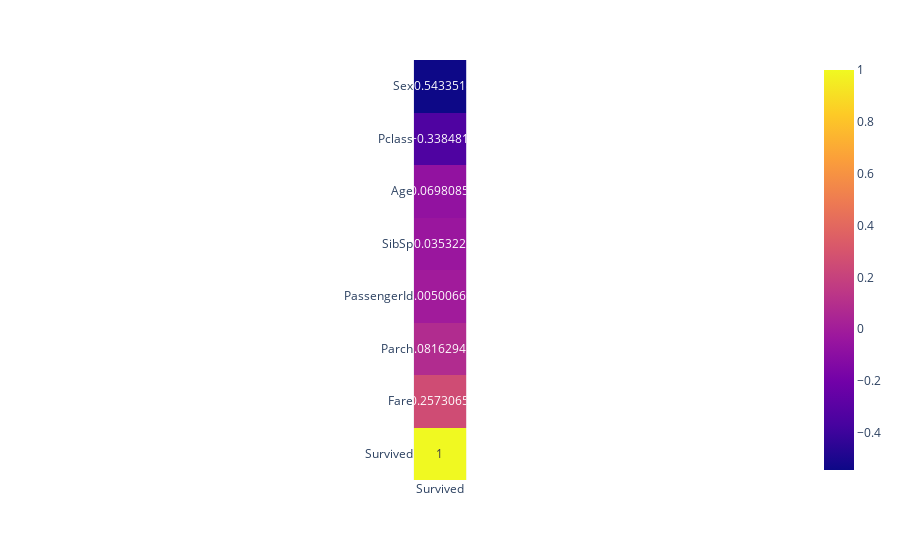

The notebook cell this image was saved under:
### Code cell
fig = px.imshow(df.corr()["Survived"].sort_values().to_frame(), text_auto=True,)
fig.show()

### Figure 1 — Plotly figure (JSON) as saved in the notebook; plotly's stock layout.template omitted (floating-point values rounded to 4 significant figures)
{"data": [{"coloraxis": "coloraxis", "hovertemplate": "x: %{x}<br>y: %{y}<br>color: %{z}<extra></extra>", "name": "0", "texttemplate": "%{z}", "type": "heatmap", "x": ["Survived"], "xaxis": "x", "y": ["Sex", "Pclass", "Age", "SibSp", "PassengerId", "Parch", "Fare", "Survived"], "yaxis": "y", "z": [[-0.5434], [-0.3385], [-0.06981], [-0.03532], [-0.005007], [0.08163], [0.2573], [1]]}], "layout": {"coloraxis": {"colorscale": [[0, "#0d0887"], [0.1111, "#46039f"], [0.2222, "#7201a8"], [0.3333, "#9c179e"], [0.4444, "#bd3786"], [0.5556, "#d8576b"], [0.6667, "#ed7953"], [0.7778, "#fb9f3a"], [0.8889, "#fdca26"], [1, "#f0f921"]]}, "margin": {"t": 60}, "xaxis": {"anchor": "y", "constrain": "domain", "domain": [0, 1], "scaleanchor": "y"}, "yaxis": {"anchor": "x", "autorange": "reversed", "constrain": "domain", "domain": [0, 1]}}}
